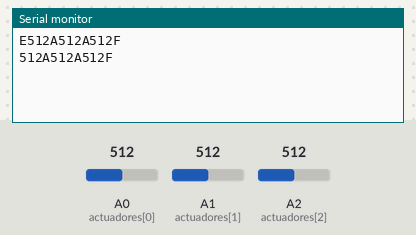
Simulated run of this sketch. Board: Arduino Uno, built with avr-gcc and run on an emulated ATmega328P. On the bench: the last lines printed to the serial monitor. The test bench sets the inputs (shaded band); at power-on: A0 (actuadores[0]) = 512, A1 (actuadores[1]) = 512, A2 (actuadores[2]) = 512.

Above: at 1.8 s.
1.9 s: A0 (actuadores[0]) set to 716
At 2.8 s:
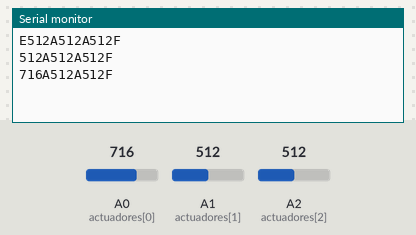
3.4 s: A1 (actuadores[1]) set to 716
At 4.7 s:
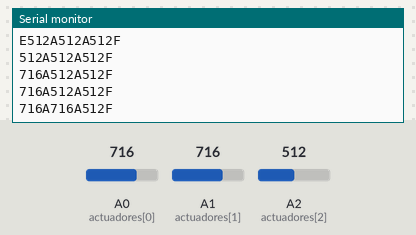
4.9 s: A2 (actuadores[2]) set to 716
At 5.6 s:
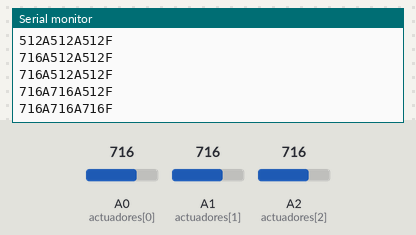
6.4 s: A0 (actuadores[0]) set to 900
At 7.7 s:
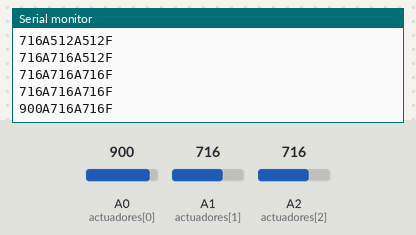
7.9 s: A1 (actuadores[1]) set to 900
At 8.8 s:
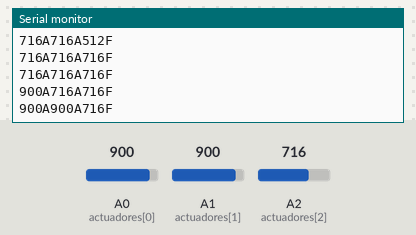
9.4 s: A2 (actuadores[2]) set to 900
At 10.8 s:
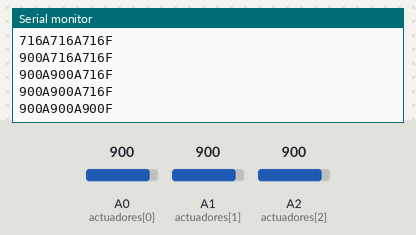
Timing chart, 0 to 11.9 s (numbered marks = the images above; inputs shaded):
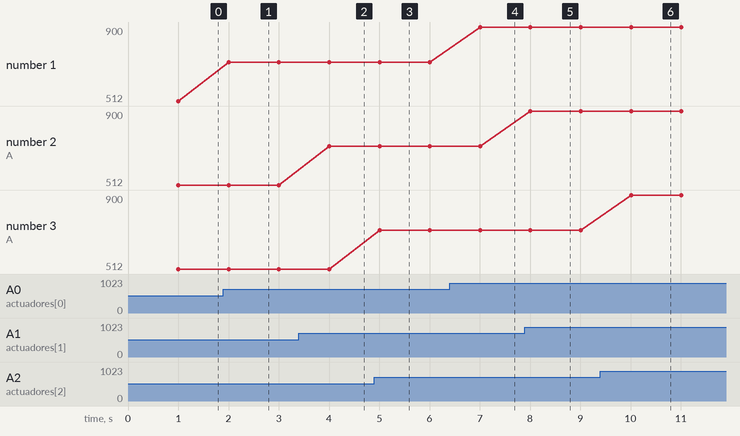

Measured:
- after the input at 1.9 s, the serial monitor: prints a new line after 0.10 s (image 1)
- after the input at 3.4 s, the serial monitor: prints a new line after 0.60 s (image 2)
- after the input at 4.9 s, the serial monitor: prints a new line after 0.11 s (image 3)
- after the input at 6.4 s, the serial monitor: prints a new line after 0.61 s (image 4)
- after the input at 7.9 s, the serial monitor: prints a new line after 0.11 s (image 5)
- after the input at 9.4 s, the serial monitor: prints a new line after 0.61 s (image 6)
- plotted number 1: 512 → 716 after the input at 1.9 s, 716 → 900 after the input at 6.4 s

The sketch:

P_4_EscrituraSerializada.ino
```cpp
int leds[] = {10, 11, 12};
int actuadores[] = {A0, A1, A2};//potenciometros
//String cadena = "95A240A0";

void setup() {
  // put your setup code here, to run once:
  Serial.begin(9600);
  Serial.setTimeout(100);
}

String cad_aux= "E";
int valorTemporal;
void loop() {
  // put your main code here, to run repeatedly
  valorTemporal = analogRead(actuadores[0]);
  cad_aux += String(valorTemporal) + "A";

  valorTemporal = analogRead(actuadores[1]);
  cad_aux += String(valorTemporal) + "A";

  valorTemporal = analogRead(actuadores[2]);
  cad_aux += String(valorTemporal) + "F";

  Serial.println(cad_aux);
  cad_aux = "";
  delay(1000);
}//fin del loop
```
